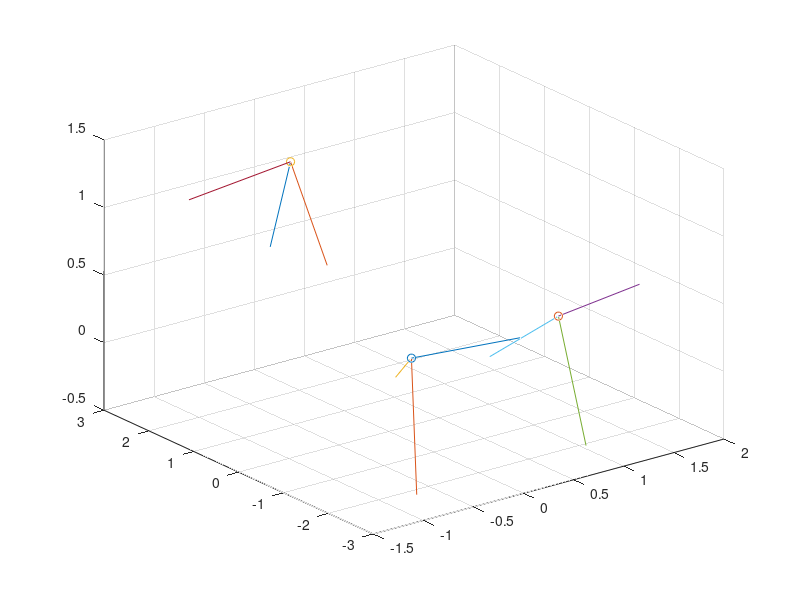

Reproduce this figure in MATLAB. (Note: this script raises an error after producing the figure.)
% Triangulate 3D positions using SVD
clear all;
close all;

% camera 1
R1 = [9.6428667991264605e-01 -2.6484969138677328e-01 -2.4165916859785336e-03;
    -8.9795446022112396e-02 -3.1832382771611223e-01 -9.4371961862719200e-01;
    2.4917459103354755e-01 9.1023325674273947e-01 -3.3073772313234923e-01];

t1 = [1.3305621037591506e-01;
    -2.5319578738559911e-01;
    2.2444637695699150e+00];

t1 = -inv(R1) * t1;

K1 = [870.14531487461625 0 949.42001822880479;
    0 870.14531487461625 487.20049852775117; 
    0 0 1];

% camera 2
R2 = [9.4962278945631540e-01 3.1338395965783683e-01 -2.6554800661627576e-03; 
    1.1546856489995427e-01 -3.5774736713426591e-01 -9.2665194751235791e-01; 
    -2.9134784753821596e-01 8.7966318277945221e-01 -3.7591104878304971e-01];

t2 = [-4.2633372670025989e-02; 
    -3.5441906393933242e-01; 
    2.2750378317324982e+00];

t2 = -inv(R2) * t2;

K2 = [893.34367240024267 0 949.96816131377727;
    0 893.34367240024267 594.79562177577259;
    0 0 1];

% camera 3
R3 = [-9.9541881789113029e-01 3.8473906154401757e-02 -8.7527912881817604e-02;
    9.1201836523849486e-02 6.5687400820094410e-01 -7.4846426926387233e-01;
    2.8698466908561492e-02 -7.5301812454631367e-01 -6.5737363964632056e-01];

t3 = [-6.0451734755080713e-02; 
    -3.9533167111966377e-01; 
    2.2979640654841407e+00];

t3 = -inv(R3) * t3;

K3 = [872.90852997159800 0 944.45161471037636;
    0 872.90852997159800 564.47334036925656;
    0 0 1];

for i = 0 : 9
    figH = figure;
    
    % Plot camera locations
    scatter3(t1(1), t1(2), t1(3));
    hold on;
    scatter3(t2(1), t2(2), t2(3));
    hold on;
    scatter3(t3(1), t3(2), t3(3));
    hold on;
    
    % Plot camera 1 axes
    plot3([t1(1) t1(1)+ R1(1, 1)], [t1(2) t1(2) + R1(1, 2)], [t1(3) t1(3) + R1(1, 3)]);
    plot3([t1(1) t1(1)+ R1(2, 1)], [t1(2) t1(2) + R1(2, 2)], [t1(3) t1(3) + R1(2, 3)]);
    plot3([t1(1) t1(1)+ R1(3, 1)], [t1(2) t1(2) + R1(3, 2)], [t1(3) t1(3) + R1(3, 3)]);
    hold on;
    
    % Plot camera 2 axes
    plot3([t2(1) t2(1)+ R2(1, 1)], [t2(2) t2(2) + R2(1, 2)], [t2(3) t2(3) + R2(1, 3)]);
    plot3([t2(1) t2(1)+ R2(2, 1)], [t2(2) t2(2) + R2(2, 2)], [t2(3) t2(3) + R2(2, 3)]);
    plot3([t2(1) t2(1)+ R2(3, 1)], [t2(2) t2(2) + R2(3, 2)], [t2(3) t2(3) + R2(3, 3)]);
    hold on;
    
    % Plot camera 3 axes
    plot3([t3(1) t3(1)+ R3(1, 1)], [t3(2) t3(2) + R3(1, 2)], [t3(3) t3(3) + R3(1, 3)]);
    plot3([t3(1) t3(1)+ R3(2, 1)], [t3(2) t3(2) + R3(2, 2)], [t3(3) t3(3) + R3(2, 3)]);
    plot3([t3(1) t3(1)+ R3(3, 1)], [t3(2) t3(2) + R3(3, 2)], [t3(3) t3(3) + R3(3, 3)]);
    hold on;
    
    % Process points and plot a scatter plot 
    f = {strcat('CAM1-', num2str(i), '_cleaned.csv'), strcat('CAM2-', num2str(i), '_cleaned.csv'), strcat('CAM3-', num2str(i), '_cleaned.csv')};
    res = triangulate_fn(f, R1, t1, K1, R2, t2, K2, R3, t3, K3);
    disp(res);
    
    % Plot trajectory scatter plot
    csvwrite(strcat('3dpts_', num2str(i), '.csv'), res);
    scatter3(res(:, 1), res(:, 2), res(:, 3));
    hold on;
    
    % Draw line through the plot - TODO: should fit a smooth curve, not
    % plot
    plot3(res(:, 1), res(:, 2), res(:, 3));
    hold on;
    
    % Plot the table at lowest z value (hack) - should actually pick the
    % first local minima for z (this occurs for bounce on table)
    [x y] = meshgrid(-2:0.1:2);
    tableHeight = min(res(:, 3));
    s = surf(x, y, tableHeight + zeros(size(x)));
    xlim([-1 2])
    ylim([-2.5 2.5])
    zlim([-0.5 1.5])
    print(figH, '-djpeg', strcat('traj_', num2str(i), '.jpg'));
end

% Implement triangulation
% Precondition: size(data1, 1) = size(data2, 1) = size(data3, 1)
function points3D = triangulate_fn(f, R1, t1, K1, R2, t2, K2, R3, t3, K3)
    % Read data from csv
    points_1 = csvread(f{1}, 1, 4);
    points_2 = csvread(f{2}, 1, 4);
    points_3 = csvread(f{3}, 1, 4);
    
    % Prepare the 2D points
    points_1 = prepare_2d_pos(points_1);
    points_2 = prepare_2d_pos(points_2);
    points_3 = prepare_2d_pos(points_3);
    
    % Triangulate for each point
    npts = size(points_1, 1);
    points3D = zeros(npts, 3);
    
    % For each point
    for i = 1 : npts
        pt_cam1 = points_1(i, :);
        pt_cam2 = points_2(i, :);
        pt_cam3 = points_3(i, :);
        
        [q1, k1] = construct_mat(pt_cam1, R1, t1, K1);
        [q2, k2] = construct_mat(pt_cam2, R2, t2, K2);
        [q3, k3] = construct_mat(pt_cam3, R3, t3, K3);
        
        Q = [q1; q2; q3];
        
        % Solving Q * res = zeros(6, 1), we get the solution
        disp(Q);
        x = inv(transpose(Q) * Q) * transpose(Q) * [k1; k2; k3];
        disp("LEAST SQUARES OVERDETERMINED");
        disp(x);
        
        disp("MATLAB LINEAR LS");
        x = lsqlin(Q, [k1; k2; k3]);
        disp(x);
        
        disp("Q\c");
        disp(Q\[k1; k2; k3]);
        
        disp("SVD");
        Q = [q1 -k1; q2 -k2; q3 -k3];
        [~, S, V] = svd(Q);
        disp(S);
        res = V(:, size(V, 2));
        res = res / res(4);
        res = res(1 : 3);
        
        points3D(i, :) = res;
    end
end

% Construct matrix for given point
function [mat, k1k2] = construct_mat(pt, R, t, K)
    fx = K(1, 1); % scalar
    fy = K(2, 2); % scalar
    If = R(1, :); % i row vector 
    Jf = R(2, :); % j row vector
    Kf = R(3, :); % k row vector
    
    x0 = K(1, 3) - 960; % scalar offset x
    y0 = K(2, 3) - 540; % scalar offset y
    
    x = pt(1); % scalar
    y = pt(2); % scalar
    
    A = fx * If - (x - x0) * Kf; % equation for x 
    B = fy * Jf - (y - y0) * Kf; % equation for y
    
    k1k2 = [dot(A, t); dot(B, t)]; 
    mat = [A; B];
end

% Prepares the 2D co-ordinates by adding a z column with value 1
function points2D = prepare_2d_pos(p)
    [r, ~] = size(p);
    points2D = [p(:, 1) - 960 p(:, 2) - 540 ones(r, 1)];
end